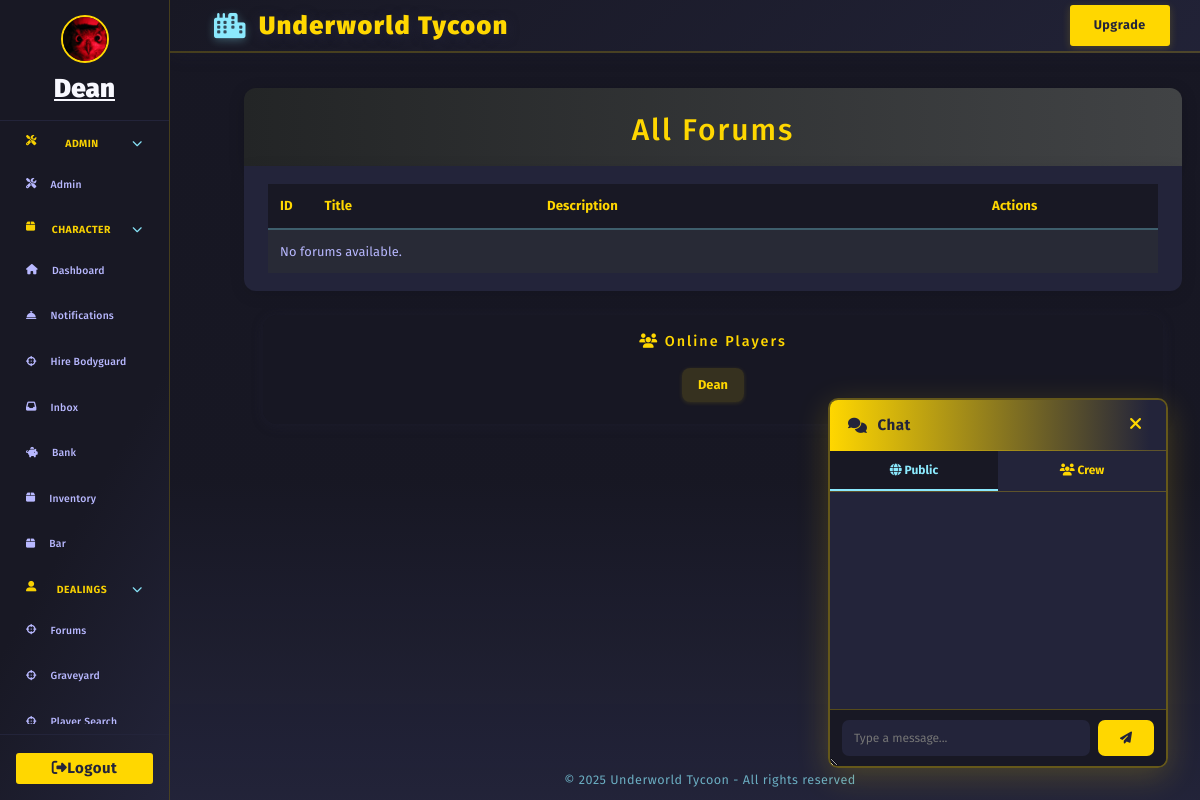
The page /admin/forums (signed in) on the database its author committed.
### models/character.py (models this page shows, shortened)
class Character(db.Model):
    __tablename__ = 'character'
    id = db.Column(db.Integer, primary_key=True)
    user_id = db.Column(db.Integer, db.ForeignKey('user.id'), nullable=True)
    user = db.relationship('User', backref=db.backref('linked_character', overlaps="linked_characters"), foreign_keys=[user_id], overlaps="linked_characters")
    name = db.Column(db.String(64), unique=True, nullable=False)
    bodyguards = db.Column(db.Integer, default=0)
    date_created = db.Column(db.DateTime, nullable=True, default=datetime.utcnow)
    health = db.Column(db.Integer, default=100)
    money = db.Column(db.Integer, default=250)
    level = db.Column(db.Integer, default=1)
    xp = db.Column(db.Integer, default=0)
    last_crime_time = db.Column(db.DateTime, nullable=True)
    last_travel_time = db.Column(db.DateTime, nullable=True)
    city = db.Column(db.String(64), default="New York")
    gun_id = db.Column(db.Integer, db.ForeignKey('shop_item.id'))
    gun = db.relationship('ShopItem', foreign_keys=[gun_id])
    in_jail = db.Column(db.Boolean, default=False)
    jail_until = db.Column(db.DateTime, nullable=True)
    bar_timer = db.Column(db.DateTime, nullable=True)
    bar_cooldown = db.Column(db.DateTime, nullable=True)  # New field for bar cooldown
    crime_group_id = db.Column(db.Integer, db.ForeignKey('organized_crime.id'))
    crime_group = db.relationship("OrganizedCrime", back_populates="members", foreign_keys=[crime_group_id])
    master_id = db.Column(db.Integer, db.ForeignKey('user.id'))
    equipped_gun_id = db.Column(db.Integer, db.ForeignKey('gun.id'), nullable=True)
    equipped_gun = db.relationship('Gun', foreign_keys=[equipped_gun_id])
    earn_streak = db.Column(db.Integer, default=0)
    last_earned = db.Column(db.DateTime, nullable=True)
    is_alive = db.Column(db.Boolean, default=True)
    profile_image = db.Column(db.String(255), nullable=True)
    crew_id = db.Column(db.Integer, db.ForeignKey('crew.id'))
    linked_user = db.relationship('User', foreign_keys=[user_id], overlaps="linked_character,linked_characters,user")
    crew = db.relationship('Crew', backref='characters')
    bio = db.Column(db.Text, default="")
    bodyguard_names = db.Column(db.Text, default="[]")  # Store as JSON list of names
    steal_cooldown = db.Column(db.DateTime, nullable=True)

### models/admin.py (the view)
@admin_bp.route('/forums')
@limiter.limit("20 per minute")
@admin_required
def admin_forums():
    character = Character.query.filter_by(master_id=current_user.id).first()
    online_timeout = datetime.utcnow() - timedelta(minutes=5)
    online_users = User.query.filter(User.last_seen >= online_timeout).all()
    online_characters = []
    for u in online_users:
        char = Character.query.filter_by(master_id=u.id, is_alive=True).first()
        if char:
            online_characters.append(char)
    forums = Forum.query.order_by(Forum.id.desc()).all()
    delete_forms = {forum.id: DeleteForm(prefix=str(forum.id)) for forum in forums}
    forum_names = ', '.join([forum.title for forum in forums])
    admin_logger.info(f"Admin {current_user.username} viewed forums: {forum_names} at {datetime.utcnow()}")
    return render_template('admin/forums.html', forums=forums, delete_forms=delete_forms, character=character, online_characters=online_characters, online_users=online_users)

### templates/admin/forums.html (shortened to what this page needs)
{% extends "base.html" %}
{% block content %}
<div class="forums-header">
    <h1>All Forums</h1>
</div>
<div class="forums-list">
    <table class="forum-table">
        <tr>
            <th style="width:5%;">ID</th>
            <th style="width:25%;">Title</th>
            <th style="width:50%;">Description</th>
            <th style="width:20%;">Actions</th>
        </tr>
        {% for forum in forums %}
        <tr>
            <td>{{ forum.id }}</td>
            <td><a href="{{ url_for('forum_view', forum_id=forum.id) }}" class="forum-link">{{ forum.title }}</a></td>
            <td class="forum-desc">{{ forum.description }}</td>
            <td>
                <div class="forum-actions">
                    <a href="{{ url_for('admin.admin_edit_forum', forum_id=forum.id) }}" class="btn btn-primary">Edit</a>
                    <form action="{{ url_for('admin.admin_delete_forum', forum_id=forum.id) }}" method="post" style="display:inline;">
                        {{ delete_forms[forum.id].hidden_tag() }}
                        <button type="submit" class="btn btn-danger" onclick="return confirm('Delete this forum?');">
                            {{ delete_forms[forum.id].submit.label.text if delete_forms[forum.id].submit.label.text else 'Delete' }}
                        </button>
                    </form>
                </div>
            </td>
        </tr>
        {% else %}
        <tr>
            <td colspan="4" style="color:#b8b8ff;">No forums available.</td>
        </tr>
        {% endfor %}
    </table>
</div>
{% endblock %}

### templates/base.html (shortened to what this page needs)
<!DOCTYPE html>
<html lang="en">
<head>
  <link rel="stylesheet" href="https://cdn.jsdelivr.net/npm/bootstrap@4.6.2/dist/css/bootstrap.min.css">
  <link rel="stylesheet" href="https://cdnjs.cloudflare.com/ajax/libs/font-awesome/6.4.2/css/all.min.css">
</head>
<body style="background: #181824; color: #f5f6fa;" class="fade-in">
  <div class="layout-root fade-in" style="position:relative; z-index:1; min-height:100vh;">
    {% block sidebar %}
    {% set hide_sidebar = request.endpoint in ['login', 'register'] %}
    {% if not hide_sidebar %}
    <div class="sidebar" id="sidebar" style="z-index:300; position:fixed; left:0; top:0; height:100vh;">
      {% if current_user.is_authenticated %}
        <div class="sidebar-user">
          {% set character = current_character %}
          {% if character and character.profile_image %}
            <img
              src="{{ url_for('static', filename=character.profile_image) if not character.profile_image.startswith('http') else character.profile_image }}"
              class="crew-avatar"
              alt="avatar"
              style="width:48px;height:48px;border-radius:50%;margin-bottom:6px;border:2px solid #ffd700;object-fit:cover;"
            >
          {% else %}
            <i id="char-name" class="fas fa-user-circle"></i>
          {% endif %}
          {% if character %}
            <a href="{{ url_for('profile_by_id', char_id=character.id) }}" style="color:inherit; text-decoration: underline;">
              <strong>{{ character.name }}</strong>
            </a>
          {% else %}
            <span><strong>No character</strong></span>
          {% endif %}
        </div>
      {% endif %}
      <div class="sidebar-nav" style="width:100%;height:100%;overflow-y:auto;">
        {% if current_user.is_authenticated and current_user.is_admin %}
        <div class="sidebar-category">
          <div class="sidebar-category-title collapsible" onclick="toggleSidebarCategory(this)">
            <i class="fas fa-tools"></i>&nbsp;Admin
            <span class="collapse-arrow"><i class="fas fa-chevron-down"></i></span>
          </div>
          <div class="sidebar-subnav" style="display:flex;flex-direction:column;">
            <a href="{{ url_for('admin.admin_dashboard') }}" class="{% if request.endpoint == 'admin.index' %}active{% endif %}">
              <i class="fas fa-tools"></i> <span>Admin</span>
            </a>
          </div>
        </div>
        {% endif %}
        {% if current_character.in_jail == 0 %}
        <div class="sidebar-category">
          <div class="sidebar-category-title collapsible" onclick="toggleSidebarCategory(this)">
            <i class="fas fa-box"> </i>&nbsp;Character
            <span class="collapse-arrow"><i class="fas fa-chevron-down"></i></span>
          </div>
          <div class="sidebar-subnav" style="display:flex;flex-direction:column;">
            <a href="{{ url_for('dashboard') }}" class="{% if request.endpoint == 'dashboard' %}active{% endif %}">
              <i class="fas fa-home"></i> <span>Dashboard</span>
            </a>
            <a href="{{ url_for('notifications') }}" class="{% if request.endpoint == 'notifications' %}active{% endif %}">
              <i class="fas fa-concierge-bell"></i> <span>Notifications</span>
            </a>
            <a href="{{ url_for('hire_bodyguard') }}" class="{% if request.endpoint == 'hire_bodyguard' %}active{% endif %}">
              <i class="fas fa-crosshairs"></i> <span>Hire Bodyguard</span>
            </a>
            <a href="{{ url_for('inbox') }}" class="{% if request.endpoint == 'inbox' %}active{% endif %}">
              <i class="fas fa-inbox"></i> <span>Inbox</span>
            </a>
            <a href="{{ url_for('bank') }}" class="{% if request.endpoint == 'bank' %}active{% endif %}">
              <i class="fas fa-piggy-bank"></i> <span>Bank</span>
            </a>
            <a href="{{ url_for('inventory') }}" class="{% if request.endpoint == 'inventory' %}active{% endif %}">
              <i class="fas fa-box"></i> <span>Inventory</span>
            </a>
            <a href="{{ url_for('send_beer') }}" class="{% if request.endpoint == 'send_beer' %}active{% endif %}">
              <i class="fas fa-box"></i> <span>Bar</span>
            </a>
          </div>
        </div>
        {% endif %}
        {% if current_character.in_jail == 0 %}
        <div class="sidebar-category">
          <div class="sidebar-category-title collapsible" onclick="toggleSidebarCategory(this)">
            <i class="fas fa-user-alt"></i>&nbsp;Dealings
            <span class="collapse-arrow"><i class="fas fa-chevron-down"></i></span>
          </div>
          <div class="sidebar-subnav">
            <a href="{{ url_for('forums') }}" class="{% if request.endpoint == 'forums' %}active{% endif %}">
              <i class="fas fa-crosshairs"></i> <span>Forums</span>
            </a>
            <a href="{{ url_for('graveyard') }}" class="{% if request.endpoint == 'graveyard' %}active{% endif %}">
              <i class="fas fa-crosshairs"></i> <span>Graveyard</span>
            </a>
            <a href="{{ url_for('player_search') }}" class="{% if request.endpoint == 'player_search' %}active{% endif %}">
              <i class="fas fa-crosshairs"></i> <span>Player Search</span>
            </a>
          </div>
        </div>
        {% endif %}
      </div>
      <div class="sidebar-footer">
        {% if current_user.is_authenticated %}
        <a href="{{ url_for('logout') }}" class="btn"><i id="fas-fa" class="fas fa-sign-out-alt"></i><span>Logout</span> </a>
        {% endif %}
      </div>
    </div>
    {% endif %}
    {% set main_area_style = 'min-height:100vh;' + (' margin-left:220px;' if not hide_sidebar else '') %}
    {% if not hide_sidebar %}
      {% set topbar_style = 'position:fixed; top:0; z-index:100; left: 170px; width: calc(100vw - 170px);' %}
    {% else %}
      {% set topbar_style = 'position:fixed; top:0; z-index:100; left:0; width:100vw;' %}
    {% endif %}
    <div class="main-area" style="{{ main_area_style }}">
      <header class="topbar" style="{{ topbar_style }}">
        <span class="topbar-title">
          <i class="fas fa-city"></i> <a href="/"> {%block topbar_title %}Underworld Tycoon{% endblock %}</a>
        </span>
        <div class="topbar-actions">
          {% block topbar_actions %}
          {% if current_user.is_authenticated and not current_user.premium %}
          <form action="{{ url_for('upgrade') }}" method="post" class="d-inline">
            {{ upgrade_form.submit(class_="btn") }}
          </form>
          {% elif current_user.is_authenticated and current_user.premium %}
          <span class="badge">
            <i class="fas fa-crown"></i> Premium
          </span>
          {% endif %}
          {% endblock %}
        </div>
      </header>
      <main class="content-area" style="margin-top:70px;">
        {% block content %}{% endblock %}
  <link rel="stylesheet" href="https://cdn.jsdelivr.net/npm/github-markdown-css@5.5.1/github-markdown.min.css">
{% if current_user.is_authenticated %}
  <div class="online-card-container" style="margin-top: 24px; justify-content: center;">
    <div class="online-card" style="flex-direction: column; max-width: 900px; background: rgba(24,24,36,0.92); box-shadow: 0 2px 12px #23243a55; border-radius: 14px; padding: 18px 24px;">
      <div class="online-card-header" style="margin-bottom: 10px; text-align: center;">
        <h1 style="font-size:1.2rem; color:#ffd700; margin:0 0 8px 0;"><i class="fas fa-users"></i> Online Players</h1>
      </div>
      <div style="display: flex; flex-wrap: wrap; gap: 12px; align-items: center; justify-content: center;">
        <span style="background: #ffd70022; color: #ffd700; font-weight: 700; border-radius: 8px; padding: 7px 16px; margin-bottom: 4px; box-shadow: 0 1px 4px #ffd70022;">{{ character.name }}</span>
      </div>
    </div>
  </div>
{% endif %}
      </main>
      <footer>
        &copy; {{ current_year if current_year else "2025" }} Underworld Tycoon - All rights reserved
      </footer>
    </div>
    {% if current_user.is_authenticated %}
    <div id="floating-chat">
      <div class="chat-header">
        <span class="chat-title"><i class="fas fa-comments"></i> Chat</span>
        <button type="button" class="chat-close" onclick="toggleChat()" title="Close chat">
          <i class="fas fa-times"></i>
        </button>
      </div>
      <div class="chat-tabs">
        <button type="button" id="tab-public" class="chat-tab active-tab" onclick="switchTab('public')">
          <i class="fas fa-globe"></i> Public
        </button>
        <button type="button" id="tab-crew" class="chat-tab" onclick="switchTab('crew')">
          <i class="fas fa-users"></i> Crew
        </button>
      </div>
      <div id="chat-messages" class="chat-messages"></div>
      <form id="chat-form" method="POST" autocomplete="off">
        {{ chat_form.message(id="chat-input", maxlength=250, placeholder="Type a message...") }}
        <button type="submit" id="chat-submit"><i class="fas fa-paper-plane"></i></button>
      </form>
    </div>
    {% endif %}
  </div>
</body>
</html>
{% endblock %}

### rows shown on the page
Character: profile_image (picture), name "Dean"

### other values the page prints
{{ current_year if current_year else "2025" }} "2025"
